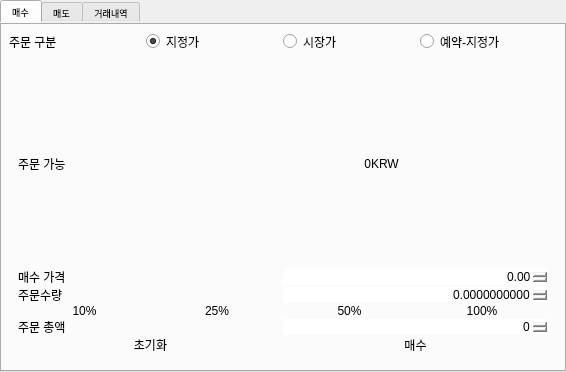
<?xml version="1.0" encoding="UTF-8"?>
<ui version="4.0">
 <class>Form</class>
 <widget class="QWidget" name="Form">
  <property name="geometry">
   <rect>
    <x>0</x>
    <y>0</y>
    <width>566</width>
    <height>372</height>
   </rect>
  </property>
  <property name="sizePolicy">
   <sizepolicy hsizetype="Minimum" vsizetype="Minimum">
    <horstretch>0</horstretch>
    <verstretch>0</verstretch>
   </sizepolicy>
  </property>
  <property name="minimumSize">
   <size>
    <width>0</width>
    <height>0</height>
   </size>
  </property>
  <property name="maximumSize">
   <size>
    <width>16777215</width>
    <height>16777215</height>
   </size>
  </property>
  <property name="font">
   <font>
    <pointsize>7</pointsize>
   </font>
  </property>
  <property name="windowTitle">
   <string>Form</string>
  </property>
  <property name="styleSheet">
   <string notr="true">QWidget { border: none; } QFrame { border: none; } QTabWidget { border: none; } QDoubleSpinBox { border: none; } QPushButton { border: none; } QRadioButton { border: none; } QTableWidget { border: none; gridline-color: transparent; }</string>
  </property>
  <layout class="QVBoxLayout" name="verticalLayout">
   <property name="spacing">
    <number>0</number>
   </property>
   <property name="leftMargin">
    <number>0</number>
   </property>
   <property name="topMargin">
    <number>0</number>
   </property>
   <property name="rightMargin">
    <number>0</number>
   </property>
   <property name="bottomMargin">
    <number>0</number>
   </property>
   <item>
    <widget class="QTabWidget" name="tabWidget">
     <property name="currentIndex">
      <number>0</number>
     </property>
     <widget class="QWidget" name="BUY">
      <attribute name="title">
       <string>매수</string>
      </attribute>
      <layout class="QVBoxLayout" name="buyLayout">
       <property name="spacing">
        <number>0</number>
       </property>
       <item>
        <layout class="QHBoxLayout" name="buyOrderTypeLayout">
         <property name="spacing">
          <number>0</number>
         </property>
         <item>
          <widget class="QLabel" name="label_2">
           <property name="text">
            <string>주문 구분</string>
           </property>
          </widget>
         </item>
         <item>
          <widget class="QRadioButton" name="buy_designation_price">
           <property name="text">
            <string>지정가</string>
           </property>
           <property name="checked">
            <bool>true</bool>
           </property>
          </widget>
         </item>
         <item>
          <widget class="QRadioButton" name="buy_market_price">
           <property name="text">
            <string>시장가</string>
           </property>
          </widget>
         </item>
         <item>
          <widget class="QRadioButton" name="buy_reservation_price">
           <property name="text">
            <string>예약-지정가</string>
           </property>
          </widget>
         </item>
        </layout>
       </item>
       <item>
        <widget class="QStackedWidget" name="buy_stack">
         <property name="currentIndex">
          <number>0</number>
         </property>
         <widget class="QWidget" name="page_1">
          <layout class="QVBoxLayout" name="buyLimitLayout">
           <property name="spacing">
            <number>0</number>
           </property>
           <item>
            <layout class="QHBoxLayout" name="buyOrderableLayout1">
             <property name="spacing">
              <number>0</number>
             </property>
             <item>
              <widget class="QLabel" name="label_28">
               <property name="text">
                <string>주문 가능</string>
               </property>
              </widget>
             </item>
             <item>
              <widget class="QLabel" name="buy_orderable_1">
               <property name="text">
                <string>0</string>
               </property>
               <property name="alignment">
                <set>Qt::AlignRight|Qt::AlignTrailing|Qt::AlignVCenter</set>
               </property>
              </widget>
             </item>
             <item>
              <widget class="QLabel" name="buy_krw">
               <property name="text">
                <string>KRW</string>
               </property>
              </widget>
             </item>
            </layout>
           </item>
           <item>
            <layout class="QHBoxLayout" name="buyPriceLayout1">
             <property name="spacing">
              <number>0</number>
             </property>
             <item>
              <widget class="QLabel" name="label_30">
               <property name="text">
                <string>매수 가격</string>
               </property>
              </widget>
             </item>
             <item>
              <widget class="QDoubleSpinBox" name="buy_price_1">
               <property name="alignment">
                <set>Qt::AlignRight|Qt::AlignTrailing|Qt::AlignVCenter</set>
               </property>
               <property name="decimals">
                <number>2</number>
               </property>
               <property name="maximum">
                <double>1000000000000000.000000000000000</double>
               </property>
              </widget>
             </item>
            </layout>
           </item>
           <item>
            <layout class="QHBoxLayout" name="buyVolumeLayout1">
             <property name="spacing">
              <number>0</number>
             </property>
             <item>
              <widget class="QLabel" name="label_31">
               <property name="text">
                <string>주문수량</string>
               </property>
              </widget>
             </item>
             <item>
              <widget class="QDoubleSpinBox" name="buy_volume_1">
               <property name="alignment">
                <set>Qt::AlignRight|Qt::AlignTrailing|Qt::AlignVCenter</set>
               </property>
               <property name="decimals">
                <number>10</number>
               </property>
               <property name="maximum">
                <double>1000000000000000.000000000000000</double>
               </property>
              </widget>
             </item>
            </layout>
           </item>
           <item>
            <layout class="QHBoxLayout" name="buyPercentLayout1">
             <property name="spacing">
              <number>0</number>
             </property>
             <item>
              <widget class="QPushButton" name="buy_ten_1">
               <property name="text">
                <string>10%</string>
               </property>
              </widget>
             </item>
             <item>
              <widget class="QPushButton" name="buy_twenty_fifth_1">
               <property name="text">
                <string>25%</string>
               </property>
              </widget>
             </item>
             <item>
              <widget class="QPushButton" name="buy_fifty_1">
               <property name="text">
                <string>50%</string>
               </property>
              </widget>
             </item>
             <item>
              <widget class="QPushButton" name="buy_hundred_1">
               <property name="text">
                <string>100%</string>
               </property>
              </widget>
             </item>
            </layout>
           </item>
           <item>
            <layout class="QHBoxLayout" name="buyTotalLayout1">
             <property name="spacing">
              <number>0</number>
             </property>
             <item>
              <widget class="QLabel" name="label_11">
               <property name="text">
                <string>주문 총액</string>
               </property>
              </widget>
             </item>
             <item>
              <widget class="QDoubleSpinBox" name="buy_total_price_1">
               <property name="alignment">
                <set>Qt::AlignRight|Qt::AlignTrailing|Qt::AlignVCenter</set>
               </property>
               <property name="decimals">
                <number>0</number>
               </property>
               <property name="maximum">
                <double>1000000000000000019884624838656.000000000000000</double>
               </property>
              </widget>
             </item>
            </layout>
           </item>
           <item>
            <layout class="QHBoxLayout" name="buyActionsLayout1">
             <property name="spacing">
              <number>0</number>
             </property>
             <item>
              <widget class="QPushButton" name="buy_reset_1">
               <property name="text">
                <string>초기화</string>
               </property>
              </widget>
             </item>
             <item>
              <widget class="QPushButton" name="buy_buy_btn_1">
               <property name="text">
                <string>매수</string>
               </property>
              </widget>
             </item>
            </layout>
           </item>
          </layout>
         </widget>
         <widget class="QWidget" name="page_5">
          <layout class="QVBoxLayout" name="buyMarketLayout">
           <property name="spacing">
            <number>0</number>
           </property>
           <item>
            <layout class="QHBoxLayout" name="buyOrderableLayout2">
             <property name="spacing">
              <number>0</number>
             </property>
             <item>
              <widget class="QLabel" name="label_33">
               <property name="text">
                <string>주문 가능</string>
               </property>
              </widget>
             </item>
             <item>
              <widget class="QLabel" name="buy_orderable_2">
               <property name="text">
                <string>0</string>
               </property>
               <property name="alignment">
                <set>Qt::AlignRight|Qt::AlignTrailing|Qt::AlignVCenter</set>
               </property>
              </widget>
             </item>
             <item>
              <widget class="QLabel" name="label_34">
               <property name="text">
                <string>KRW</string>
               </property>
              </widget>
             </item>
            </layout>
           </item>
           <item>
            <layout class="QHBoxLayout" name="buyTotalLayout2">
             <property name="spacing">
              <number>0</number>
             </property>
             <item>
              <widget class="QLabel" name="label_32">
               <property name="text">
                <string>주문총액</string>
               </property>
              </widget>
             </item>
             <item>
              <widget class="QDoubleSpinBox" name="buy_total_price_2">
               <property name="alignment">
                <set>Qt::AlignRight|Qt::AlignTrailing|Qt::AlignVCenter</set>
               </property>
               <property name="decimals">
                <number>0</number>
               </property>
               <property name="maximum">
                <double>1000000000000000.000000000000000</double>
               </property>
              </widget>
             </item>
            </layout>
           </item>
           <item>
            <layout class="QHBoxLayout" name="buyPercentLayout2">
             <property name="spacing">
              <number>0</number>
             </property>
             <item>
              <widget class="QPushButton" name="buy_ten_2">
               <property name="text">
                <string>10%</string>
               </property>
              </widget>
             </item>
             <item>
              <widget class="QPushButton" name="buy_twenty_fifth_2">
               <property name="text">
                <string>25%</string>
               </property>
              </widget>
             </item>
             <item>
              <widget class="QPushButton" name="buy_fifty_2">
               <property name="text">
                <string>50%</string>
               </property>
              </widget>
             </item>
             <item>
              <widget class="QPushButton" name="buy_hundred_2">
               <property name="text">
                <string>100%</string>
               </property>
              </widget>
             </item>
            </layout>
           </item>
           <item>
            <layout class="QHBoxLayout" name="buyActionsLayout2">
             <property name="spacing">
              <number>0</number>
             </property>
             <item>
              <widget class="QPushButton" name="buy_reset_2">
               <property name="text">
                <string>초기화</string>
               </property>
              </widget>
             </item>
             <item>
              <widget class="QPushButton" name="buy_buy_btn_2">
               <property name="text">
                <string>매수</string>
               </property>
              </widget>
             </item>
            </layout>
           </item>
          </layout>
         </widget>
         <widget class="QWidget" name="page">
          <layout class="QVBoxLayout" name="buyReservationLayout">
           <property name="spacing">
            <number>0</number>
           </property>
           <item>
            <layout class="QHBoxLayout" name="buyOrderableLayout3">
             <property name="spacing">
              <number>0</number>
             </property>
             <item>
              <widget class="QLabel" name="label_36">
               <property name="text">
                <string>주문 가능</string>
               </property>
              </widget>
             </item>
             <item>
              <widget class="QLabel" name="buy_orderable_3">
               <property name="text">
                <string>0</string>
               </property>
               <property name="alignment">
                <set>Qt::AlignRight|Qt::AlignTrailing|Qt::AlignVCenter</set>
               </property>
              </widget>
             </item>
             <item>
              <widget class="QLabel" name="label_37">
               <property name="text">
                <string>KRW</string>
               </property>
              </widget>
             </item>
            </layout>
           </item>
           <item>
            <layout class="QHBoxLayout" name="buyPriceLayout3">
             <property name="spacing">
              <number>0</number>
             </property>
             <item>
              <widget class="QLabel" name="label_38">
               <property name="text">
                <string>매수 가격</string>
               </property>
              </widget>
             </item>
             <item>
              <widget class="QDoubleSpinBox" name="buy_price_3">
               <property name="alignment">
                <set>Qt::AlignRight|Qt::AlignTrailing|Qt::AlignVCenter</set>
               </property>
               <property name="decimals">
                <number>2</number>
               </property>
               <property name="maximum">
                <double>1000000000000000.000000000000000</double>
               </property>
              </widget>
             </item>
            </layout>
           </item>
           <item>
            <layout class="QHBoxLayout" name="buyMonitorLayout">
             <property name="spacing">
              <number>0</number>
             </property>
             <item>
              <widget class="QLabel" name="label_3">
               <property name="text">
                <string>감시가격</string>
               </property>
              </widget>
             </item>
             <item>
              <widget class="QDoubleSpinBox" name="buy_monitor_price_3">
               <property name="alignment">
                <set>Qt::AlignRight|Qt::AlignTrailing|Qt::AlignVCenter</set>
               </property>
               <property name="decimals">
                <number>6</number>
               </property>
               <property name="maximum">
                <double>1000000000000000.000000000000000</double>
               </property>
              </widget>
             </item>
            </layout>
           </item>
           <item>
            <layout class="QHBoxLayout" name="buyVolumeLayout3">
             <property name="spacing">
              <number>0</number>
             </property>
             <item>
              <widget class="QLabel" name="label_35">
               <property name="text">
                <string>주문수량</string>
               </property>
              </widget>
             </item>
             <item>
              <widget class="QDoubleSpinBox" name="buy_volume_3">
               <property name="alignment">
                <set>Qt::AlignRight|Qt::AlignTrailing|Qt::AlignVCenter</set>
               </property>
               <property name="decimals">
                <number>10</number>
               </property>
               <property name="maximum">
                <double>1000000000000000.000000000000000</double>
               </property>
              </widget>
             </item>
            </layout>
           </item>
           <item>
            <layout class="QHBoxLayout" name="buyPercentLayout3">
             <property name="spacing">
              <number>0</number>
             </property>
             <item>
              <widget class="QPushButton" name="buy_ten_3">
               <property name="text">
                <string>10%</string>
               </property>
              </widget>
             </item>
             <item>
              <widget class="QPushButton" name="buy_twenty_fifth_3">
               <property name="text">
                <string>25%</string>
               </property>
              </widget>
             </item>
             <item>
              <widget class="QPushButton" name="buy_fifty_3">
               <property name="text">
                <string>50%</string>
               </property>
              </widget>
             </item>
             <item>
              <widget class="QPushButton" name="buy_hundred_3">
               <property name="text">
                <string>100%</string>
               </property>
              </widget>
             </item>
            </layout>
           </item>
           <item>
            <layout class="QHBoxLayout" name="buyTotalLayout3">
             <property name="spacing">
              <number>0</number>
             </property>
             <item>
              <widget class="QLabel" name="label_12">
               <property name="text">
                <string>주문 총액</string>
               </property>
              </widget>
             </item>
             <item>
              <widget class="QDoubleSpinBox" name="buy_total_price_3">
               <property name="alignment">
                <set>Qt::AlignRight|Qt::AlignTrailing|Qt::AlignVCenter</set>
               </property>
               <property name="decimals">
                <number>0</number>
               </property>
               <property name="maximum">
                <double>1000000000000000019884624838656.000000000000000</double>
               </property>
              </widget>
             </item>
            </layout>
           </item>
           <item>
            <layout class="QHBoxLayout" name="buyActionsLayout3">
             <property name="spacing">
              <number>0</number>
             </property>
             <item>
              <widget class="QPushButton" name="buy_reset_3">
               <property name="text">
                <string>초기화</string>
               </property>
              </widget>
             </item>
             <item>
              <widget class="QPushButton" name="buy_buy_btn_3">
               <property name="text">
                <string>매수</string>
               </property>
              </widget>
             </item>
            </layout>
           </item>
          </layout>
         </widget>
        </widget>
       </item>
      </layout>
     </widget>
     <widget class="QWidget" name="SELL">
      <attribute name="title">
       <string>매도</string>
      </attribute>
      <layout class="QVBoxLayout" name="sellLayout">
       <property name="spacing">
        <number>0</number>
       </property>
       <item>
        <layout class="QHBoxLayout" name="sellOrderTypeLayout">
         <property name="spacing">
          <number>0</number>
         </property>
         <item>
          <widget class="QLabel" name="label">
           <property name="text">
            <string>주문 구분</string>
           </property>
          </widget>
         </item>
         <item>
          <widget class="QRadioButton" name="sell_designation_price">
           <property name="text">
            <string>지정가</string>
           </property>
           <property name="checked">
            <bool>true</bool>
           </property>
          </widget>
         </item>
         <item>
          <widget class="QRadioButton" name="sell_market_price">
           <property name="text">
            <string>시장가</string>
           </property>
          </widget>
         </item>
         <item>
          <widget class="QRadioButton" name="sell_reservation_price">
           <property name="text">
            <string>예약-지정가</string>
           </property>
          </widget>
         </item>
        </layout>
       </item>
       <item>
        <widget class="QStackedWidget" name="sell_stack">
         <property name="currentIndex">
          <number>0</number>
         </property>
         <widget class="QWidget" name="page_2">
          <layout class="QVBoxLayout" name="sellLimitLayout">
           <property name="spacing">
            <number>0</number>
           </property>
           <item>
            <layout class="QHBoxLayout" name="sellOrderableLayout1">
             <property name="spacing">
              <number>0</number>
             </property>
             <item>
              <widget class="QLabel" name="label_29">
               <property name="text">
                <string>주문 가능</string>
               </property>
              </widget>
             </item>
             <item>
              <widget class="QLabel" name="sell_orderable_1">
               <property name="text">
                <string>0</string>
               </property>
               <property name="alignment">
                <set>Qt::AlignRight|Qt::AlignTrailing|Qt::AlignVCenter</set>
               </property>
              </widget>
             </item>
             <item>
              <widget class="QLabel" name="sell_ticker_1">
               <property name="text">
                <string>BTC</string>
               </property>
              </widget>
             </item>
            </layout>
           </item>
           <item>
            <layout class="QHBoxLayout" name="sellPriceLayout1">
             <property name="spacing">
              <number>0</number>
             </property>
             <item>
              <widget class="QLabel" name="label_39">
               <property name="text">
                <string>매도 가격</string>
               </property>
              </widget>
             </item>
             <item>
              <widget class="QDoubleSpinBox" name="sell_price_1">
               <property name="alignment">
                <set>Qt::AlignRight|Qt::AlignTrailing|Qt::AlignVCenter</set>
               </property>
               <property name="decimals">
                <number>2</number>
               </property>
               <property name="maximum">
                <double>1000000000000000.000000000000000</double>
               </property>
              </widget>
             </item>
            </layout>
           </item>
           <item>
            <layout class="QHBoxLayout" name="sellVolumeLayout1">
             <property name="spacing">
              <number>0</number>
             </property>
             <item>
              <widget class="QLabel" name="label_40">
               <property name="text">
                <string>주문수량</string>
               </property>
              </widget>
             </item>
             <item>
              <widget class="QDoubleSpinBox" name="sell_volume_1">
               <property name="alignment">
                <set>Qt::AlignRight|Qt::AlignTrailing|Qt::AlignVCenter</set>
               </property>
               <property name="decimals">
                <number>10</number>
               </property>
               <property name="maximum">
                <double>1000000000000000.000000000000000</double>
               </property>
              </widget>
             </item>
            </layout>
           </item>
           <item>
            <layout class="QHBoxLayout" name="sellPercentLayout1">
             <property name="spacing">
              <number>0</number>
             </property>
             <item>
              <widget class="QPushButton" name="sell_ten_1">
               <property name="text">
                <string>10%</string>
               </property>
              </widget>
             </item>
             <item>
              <widget class="QPushButton" name="sell_twenty_fifth_1">
               <property name="text">
                <string>25%</string>
               </property>
              </widget>
             </item>
             <item>
              <widget class="QPushButton" name="sell_fifty_1">
               <property name="text">
                <string>50%</string>
               </property>
              </widget>
             </item>
             <item>
              <widget class="QPushButton" name="sell_hundred_1">
               <property name="text">
                <string>100%</string>
               </property>
              </widget>
             </item>
            </layout>
           </item>
           <item>
            <layout class="QHBoxLayout" name="sellTotalLayout1">
             <property name="spacing">
              <number>0</number>
             </property>
             <item>
              <widget class="QLabel" name="label_13">
               <property name="text">
                <string>주문 총액</string>
               </property>
              </widget>
             </item>
             <item>
              <widget class="QDoubleSpinBox" name="sell_total_price_1">
               <property name="alignment">
                <set>Qt::AlignRight|Qt::AlignTrailing|Qt::AlignVCenter</set>
               </property>
               <property name="decimals">
                <number>0</number>
               </property>
               <property name="maximum">
                <double>1000000000000000019884624838656.000000000000000</double>
               </property>
              </widget>
             </item>
            </layout>
           </item>
           <item>
            <layout class="QHBoxLayout" name="sellActionsLayout1">
             <property name="spacing">
              <number>0</number>
             </property>
             <item>
              <widget class="QPushButton" name="sell_reset_1">
               <property name="text">
                <string>초기화</string>
               </property>
              </widget>
             </item>
             <item>
              <widget class="QPushButton" name="sell_sell_btn_1">
               <property name="text">
                <string>매도</string>
               </property>
              </widget>
             </item>
            </layout>
           </item>
          </layout>
         </widget>
         <widget class="QWidget" name="page_6">
          <layout class="QVBoxLayout" name="sellMarketLayout">
           <property name="spacing">
            <number>0</number>
           </property>
           <item>
            <layout class="QHBoxLayout" name="sellOrderableLayout2">
             <property name="spacing">
              <number>0</number>
             </property>
             <item>
              <widget class="QLabel" name="label_41">
               <property name="text">
                <string>주문 가능</string>
               </property>
              </widget>
             </item>
             <item>
              <widget class="QLabel" name="sell_orderable_2">
               <property name="text">
                <string>0</string>
               </property>
               <property name="alignment">
                <set>Qt::AlignRight|Qt::AlignTrailing|Qt::AlignVCenter</set>
               </property>
              </widget>
             </item>
             <item>
              <widget class="QLabel" name="sell_ticker_2">
               <property name="text">
                <string>BTC</string>
               </property>
              </widget>
             </item>
            </layout>
           </item>
           <item>
            <layout class="QHBoxLayout" name="sellTotalLayout2">
             <property name="spacing">
              <number>0</number>
             </property>
             <item>
              <widget class="QLabel" name="label_43">
               <property name="text">
                <string>주문총액</string>
               </property>
              </widget>
             </item>
             <item>
              <widget class="QDoubleSpinBox" name="sell_total_price_2">
               <property name="alignment">
                <set>Qt::AlignRight|Qt::AlignTrailing|Qt::AlignVCenter</set>
               </property>
               <property name="decimals">
                <number>0</number>
               </property>
               <property name="maximum">
                <double>1000000000000000.000000000000000</double>
               </property>
              </widget>
             </item>
            </layout>
           </item>
           <item>
            <layout class="QHBoxLayout" name="sellPercentLayout2">
             <property name="spacing">
              <number>0</number>
             </property>
             <item>
              <widget class="QPushButton" name="sell_ten_2">
               <property name="text">
                <string>10%</string>
               </property>
              </widget>
             </item>
             <item>
              <widget class="QPushButton" name="sell_twenty_fifth_2">
               <property name="text">
                <string>25%</string>
               </property>
              </widget>
             </item>
             <item>
              <widget class="QPushButton" name="sell_fifty_2">
               <property name="text">
                <string>50%</string>
               </property>
              </widget>
             </item>
             <item>
              <widget class="QPushButton" name="sell_hundred_2">
               <property name="text">
                <string>100%</string>
               </property>
              </widget>
             </item>
            </layout>
           </item>
           <item>
            <layout class="QHBoxLayout" name="sellActionsLayout2">
             <property name="spacing">
              <number>0</number>
             </property>
             <item>
              <widget class="QPushButton" name="sell_reset_2">
               <property name="text">
                <string>초기화</string>
               </property>
              </widget>
             </item>
             <item>
              <widget class="QPushButton" name="sell_sell_btn_2">
               <property name="text">
                <string>매도</string>
               </property>
              </widget>
             </item>
            </layout>
           </item>
          </layout>
         </widget>
         <widget class="QWidget" name="page_3">
          <layout class="QVBoxLayout" name="sellReservationLayout">
           <property name="spacing">
            <number>0</number>
           </property>
           <item>
            <layout class="QHBoxLayout" name="sellOrderableLayout3">
             <property name="spacing">
              <number>0</number>
             </property>
             <item>
              <widget class="QLabel" name="label_44">
               <property name="text">
                <string>주문 가능</string>
               </property>
              </widget>
             </item>
             <item>
              <widget class="QLabel" name="sell_orderable_3">
               <property name="text">
                <string>0</string>
               </property>
               <property name="alignment">
                <set>Qt::AlignRight|Qt::AlignTrailing|Qt::AlignVCenter</set>
               </property>
              </widget>
             </item>
             <item>
              <widget class="QLabel" name="sell_ticker_3">
               <property name="text">
                <string>BTC</string>
               </property>
              </widget>
             </item>
            </layout>
           </item>
           <item>
            <layout class="QHBoxLayout" name="sellPriceLayout3">
             <property name="spacing">
              <number>0</number>
             </property>
             <item>
              <widget class="QLabel" name="label_46">
               <property name="text">
                <string>매도 가격</string>
               </property>
              </widget>
             </item>
             <item>
              <widget class="QDoubleSpinBox" name="sell_price_3">
               <property name="alignment">
                <set>Qt::AlignRight|Qt::AlignTrailing|Qt::AlignVCenter</set>
               </property>
               <property name="decimals">
                <number>2</number>
               </property>
               <property name="maximum">
                <double>1000000000000000.000000000000000</double>
               </property>
              </widget>
             </item>
            </layout>
           </item>
           <item>
            <layout class="QHBoxLayout" name="sellMonitorLayout">
             <property name="spacing">
              <number>0</number>
             </property>
             <item>
              <widget class="QLabel" name="label_4">
               <property name="text">
                <string>감시가격</string>
               </property>
              </widget>
             </item>
             <item>
              <widget class="QDoubleSpinBox" name="sell_monitor_price_3">
               <property name="alignment">
                <set>Qt::AlignRight|Qt::AlignTrailing|Qt::AlignVCenter</set>
               </property>
               <property name="decimals">
                <number>6</number>
               </property>
               <property name="maximum">
                <double>1000000000000000.000000000000000</double>
               </property>
              </widget>
             </item>
            </layout>
           </item>
           <item>
            <layout class="QHBoxLayout" name="sellVolumeLayout3">
             <property name="spacing">
              <number>0</number>
             </property>
             <item>
              <widget class="QLabel" name="label_47">
               <property name="text">
                <string>주문수량</string>
               </property>
              </widget>
             </item>
             <item>
              <widget class="QDoubleSpinBox" name="sell_volume_3">
               <property name="alignment">
                <set>Qt::AlignRight|Qt::AlignTrailing|Qt::AlignVCenter</set>
               </property>
               <property name="decimals">
                <number>10</number>
               </property>
               <property name="maximum">
                <double>1000000000000000.000000000000000</double>
               </property>
              </widget>
             </item>
            </layout>
           </item>
           <item>
            <layout class="QHBoxLayout" name="sellPercentLayout3">
             <property name="spacing">
              <number>0</number>
             </property>
             <item>
              <widget class="QPushButton" name="sell_ten_3">
               <property name="text">
                <string>10%</string>
               </property>
              </widget>
             </item>
             <item>
              <widget class="QPushButton" name="sell_twenty_fifth_3">
               <property name="text">
                <string>25%</string>
               </property>
              </widget>
             </item>
             <item>
              <widget class="QPushButton" name="sell_fifty_3">
               <property name="text">
                <string>50%</string>
               </property>
              </widget>
             </item>
             <item>
              <widget class="QPushButton" name="sell_hundred_3">
               <property name="text">
                <string>100%</string>
               </property>
              </widget>
             </item>
            </layout>
           </item>
           <item>
            <layout class="QHBoxLayout" name="sellTotalLayout3">
             <property name="spacing">
              <number>0</number>
             </property>
             <item>
              <widget class="QLabel" name="label_14">
               <property name="text">
                <string>주문 총액</string>
               </property>
              </widget>
             </item>
             <item>
              <widget class="QDoubleSpinBox" name="sell_total_price_3">
               <property name="alignment">
                <set>Qt::AlignRight|Qt::AlignTrailing|Qt::AlignVCenter</set>
               </property>
               <property name="decimals">
                <number>0</number>
               </property>
               <property name="maximum">
                <double>1000000000000000019884624838656.000000000000000</double>
               </property>
              </widget>
             </item>
            </layout>
           </item>
           <item>
            <layout class="QHBoxLayout" name="sellActionsLayout3">
             <property name="spacing">
              <number>0</number>
             </property>
             <item>
              <widget class="QPushButton" name="sell_reset_3">
               <property name="text">
                <string>초기화</string>
               </property>
              </widget>
             </item>
             <item>
              <widget class="QPushButton" name="sell_sell_btn_3">
               <property name="text">
                <string>매도</string>
               </property>
              </widget>
             </item>
            </layout>
           </item>
          </layout>
         </widget>
        </widget>
       </item>
      </layout>
     </widget>
     <widget class="QWidget" name="INFO">
      <attribute name="title">
       <string>거래내역</string>
      </attribute>
      <layout class="QVBoxLayout" name="infoLayout">
       <property name="spacing">
        <number>0</number>
       </property>
       <item>
        <layout class="QHBoxLayout" name="infoRadioLayout">
         <property name="spacing">
          <number>0</number>
         </property>
         <item>
          <widget class="QRadioButton" name="info_not_execution">
           <property name="text">
            <string>미체결</string>
           </property>
           <property name="checked">
            <bool>true</bool>
           </property>
          </widget>
         </item>
         <item>
          <widget class="QRadioButton" name="info_execution">
           <property name="text">
            <string>체결</string>
           </property>
          </widget>
         </item>
        </layout>
       </item>
       <item>
        <widget class="QStackedWidget" name="info_stack">
         <property name="currentIndex">
          <number>0</number>
         </property>
         <widget class="QWidget" name="page_4">
          <layout class="QVBoxLayout" name="unfilledLayout">
           <property name="spacing">
            <number>0</number>
           </property>
           <item>
            <widget class="QTableWidget" name="info_table_1">
             <property name="showGrid">
              <bool>false</bool>
             </property>
             <property name="gridStyle">
              <enum>Qt::NoPen</enum>
             </property>
             <column>
              <property name="text">
               <string>주문시간</string>
              </property>
             </column>
             <column>
              <property name="text">
               <string>마켓명/구분</string>
              </property>
             </column>
             <column>
              <property name="text">
               <string>주문가/주문액</string>
              </property>
             </column>
             <column>
              <property name="text">
               <string>미체결량</string>
              </property>
             </column>
            </widget>
           </item>
           <item>
            <widget class="QPushButton" name="cancel_button">
             <property name="text">
              <string>거래취소</string>
             </property>
            </widget>
           </item>
          </layout>
         </widget>
         <widget class="QWidget" name="page_7">
          <layout class="QVBoxLayout" name="filledLayout">
           <property name="spacing">
            <number>0</number>
           </property>
           <item>
            <widget class="QTableWidget" name="info_table_2">
             <property name="showGrid">
              <bool>false</bool>
             </property>
             <property name="gridStyle">
              <enum>Qt::NoPen</enum>
             </property>
             <column>
              <property name="text">
               <string>주문시간</string>
              </property>
             </column>
             <column>
              <property name="text">
               <string>마켓명/구분</string>
              </property>
             </column>
             <column>
              <property name="text">
               <string>체결가/체결액</string>
              </property>
             </column>
             <column>
              <property name="text">
               <string>체결수량</string>
              </property>
             </column>
            </widget>
           </item>
          </layout>
         </widget>
        </widget>
       </item>
      </layout>
     </widget>
    </widget>
   </item>
  </layout>
 </widget>
 <resources/>
 <connections/>
</ui>
